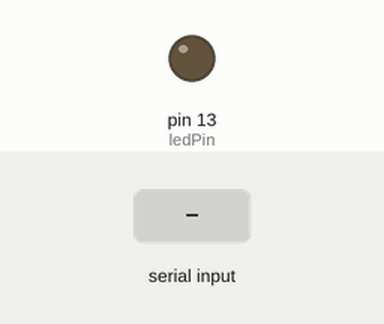
This sketch was run on a simulated Arduino Uno, built with avr-gcc and run on an emulated ATmega328P. Shown: output pins drawn as LEDs (lit = HIGH). Dashed ring = blinking. Inputs (shaded band) come from the test bench. What the sketch prints to the serial monitor is not drawn.

Above: at 3.3 s.
3.4 s: "VERB:\n" received over the second serial link
6.4 s: "c\n" received over Serial
At 11.6 s:
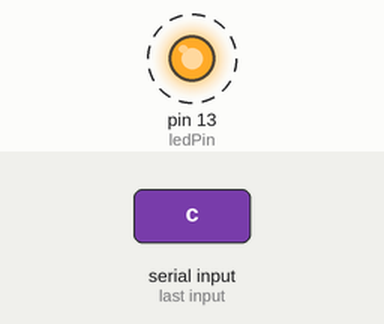
11.7 s: "NOUN:\n" received over the second serial link
At 12.8 s:
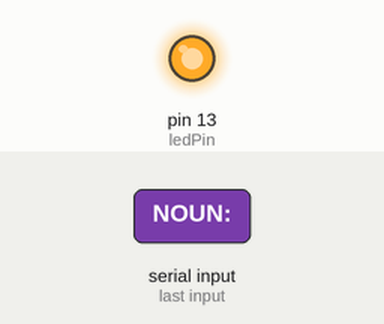
16.2 s: "CMD_END\n" received over the second serial link
At 17.6 s:
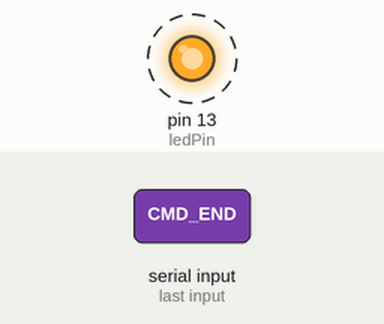
Timing chart, 0 to 19.7 s (numbered marks = the images above; inputs shaded):
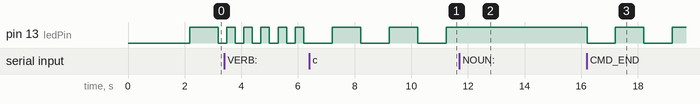

The sketch:

AAA.ino
```cpp
/*
 * ARDUINO UNO ESP32命令接收测试程序 - 增强版
 * 解决命令混淆问题，添加命令序列验证
 */

#include <SoftwareSerial.h>

// 软串口定义：RX=4, TX=3
SoftwareSerial espSerial(4, 3); // RX, TX

// 全局变量
String currentVerb = "";
String currentNoun = "";
String lastCompleteCommand = "";

unsigned long commandCount = 0;
unsigned long sequenceErrors = 0;
unsigned long lastCommandTime = 0;

// 命令序列状态
enum CommandState {
  WAITING_VERB,
  WAITING_NOUN,
  COMMAND_COMPLETE
};
CommandState cmdState = WAITING_VERB;

// LED引脚
const int ledPin = 13;

void setup() {
  // 初始化硬件串口
  Serial.begin(9600);
  delay(2000);

  Serial.println("==========================================");
  Serial.println("ARDUINO UNO ESP32命令接收测试程序 - 增强版");
  Serial.println("版本: 3.0");
  Serial.println("==========================================");

  // 初始化软串口
  espSerial.begin(9600);

  // 初始化LED引脚
  pinMode(ledPin, OUTPUT);
  digitalWrite(ledPin, LOW);

  // 发送就绪信号
  espSerial.println("UNO:READY");

  Serial.println("系统已就绪，等待命令...");
  Serial.println("期望的命令序列: VERB -> NOUN -> CMD_END");
  Serial.println();
}

void loop() {
  // 处理来自ESP32的数据
  if (espSerial.available() > 0) {
    processIncomingData();
  }

  // 处理串口输入
  if (Serial.available() > 0) {
    processSerialInput();
  }

  // 定期显示状态
  static unsigned long lastStatusTime = 0;
  if (millis() - lastStatusTime > 5000) {
    lastStatusTime = millis();
    printStatus();
  }

  // 更新LED
  updateLED();

  delay(10);
}

// 处理来自ESP32的数据
void processIncomingData() {
  String rawData = espSerial.readStringUntil('\n');
  rawData.trim();

  if (rawData.length() == 0) {
    return;
  }

  Serial.print("<< 原始数据: ");
  Serial.println(rawData);

  // 处理命令序列
  if (rawData.startsWith("VERB:")) {
    processVerbCommand(rawData);
  }
  else if (rawData.startsWith("NOUN:")) {
    processNounCommand(rawData);
  }
  else if (rawData == "CMD_END") {
    processCmdEnd();
  }
  else if (rawData == "CMD_START") {
    processCmdStart();
  }
  else {
    Serial.print("其他消息: ");
    Serial.println(rawData);
  }
}

// 处理命令开始
void processCmdStart() {
  Serial.println("🚀 开始新命令序列");
  cmdState = WAITING_VERB;
  currentVerb = "";
  currentNoun = "";
}

// 处理动词命令
void processVerbCommand(String command) {
  if (cmdState != WAITING_VERB) {
    Serial.println("⚠️  警告: 在不期望的状态收到VERB");
    sequenceErrors++;
  }

  String verb = command.substring(5); // 跳过"VERB:"
  verb.trim();

  currentVerb = verb;
  cmdState = WAITING_NOUN;

  Serial.print("✅ 收到动词: \"");
  Serial.print(currentVerb);
  Serial.println("\"");
}

// 处理名词命令
void processNounCommand(String command) {
  if (cmdState != WAITING_NOUN) {
    Serial.println("⚠️  警告: 在不期望的状态收到NOUN");
    sequenceErrors++;
  }

  String noun = command.substring(5); // 跳过"NOUN:"
  noun.trim();

  currentNoun = noun;
  cmdState = COMMAND_COMPLETE;

  Serial.print("✅ 收到名词: \"");
  Serial.print(currentNoun);
  Serial.println("\"");

  // 显示完整命令
  Serial.print("💡 完整命令: ");
  Serial.print(currentVerb);
  Serial.print(" ");
  Serial.println(currentNoun);
}

// 处理命令结束
void processCmdEnd() {
  if (cmdState != COMMAND_COMPLETE) {
    Serial.print("⚠️  警告: 不完整的命令序列 (状态: ");
    Serial.print(cmdState);
    Serial.println(")");
    sequenceErrors++;
  }

  if (currentVerb.length() > 0 && currentNoun.length() > 0) {
    commandCount++;
    lastCommandTime = millis();
    lastCompleteCommand = currentVerb + " " + currentNoun;

    Serial.println("🎯 命令序列完成");
    Serial.print("📋 命令 #");
    Serial.print(commandCount);
    Serial.print(": ");
    Serial.println(lastCompleteCommand);

    // 执行命令（这里可以添加实际的控制代码）
    executeCommand(currentVerb, currentNoun);
  } else {
    Serial.println("❌ 无效命令: 动词或名词为空");
  }

  // 重置状态，等待下一个命令
  cmdState = WAITING_VERB;
  currentVerb = "";
  currentNoun = "";
}

// 执行命令（示例）
void executeCommand(String verb, String noun) {
  Serial.print("⚡ 执行命令: ");
  Serial.print(verb);
  Serial.print(" ");
  Serial.println(noun);

  // 这里添加实际的控制逻辑
  if (verb == "打开") {
    if (noun == "风扇") {
      Serial.println("🔌 执行: 打开风扇");
      // digitalWrite(FAN_PIN, HIGH);
    } else if (noun == "电灯") {
      Serial.println("💡 执行: 打开电灯");
      // digitalWrite(LIGHT_PIN, HIGH);
    } else if (noun == "取暖器") {
      Serial.println("🔥 执行: 打开取暖器");
      // digitalWrite(HEATER_PIN, HIGH);
    }
  } else if (verb == "关闭") {
    if (noun == "风扇") {
      Serial.println("🔌 执行: 关闭风扇");
      // digitalWrite(FAN_PIN, LOW);
    } else if (noun == "电灯") {
      Serial.println("💡 执行: 关闭电灯");
      // digitalWrite(LIGHT_PIN, LOW);
    } else if (noun == "取暖器") {
      Serial.println("🔥 执行: 关闭取暖器");
      // digitalWrite(HEATER_PIN, LOW);
    }
  }

  // 发送执行反馈给ESP32
  String feedback = "CMD_EXECUTED:" + verb + "_" + noun;
  espSerial.println(feedback);
  Serial.print(">> 反馈: ");
  Serial.println(feedback);
}

// 处理串口输入
void processSerialInput() {
  String input = Serial.readStringUntil('\n');
  input.trim();

  if (input.length() == 0) return;

  Serial.print(">> 用户命令: ");
  Serial.println(input);

  if (input == "s" || input == "status") {
    printStatus();
  }
  else if (input == "c" || input == "clear") {
    cmdState = WAITING_VERB;
    currentVerb = "";
    currentNoun = "";
    Serial.println("✅ 命令状态已清除");
  }
  else if (input == "state") {
    Serial.print("当前命令状态: ");
    switch(cmdState) {
      case WAITING_VERB: Serial.println("等待动词"); break;
      case WAITING_NOUN: Serial.println("等待名词"); break;
      case COMMAND_COMPLETE: Serial.println("命令完成"); break;
    }
  }
  else if (input.startsWith("send ")) {
    String message = input.substring(5);
    espSerial.println(message);
    Serial.print(">> 已发送: ");
    Serial.println(message);
  }
}

// 打印状态信息
void printStatus() {
  Serial.println();
  Serial.println("========== 系统状态 ==========");
  Serial.print("总命令数: ");
  Serial.println(commandCount);
  Serial.print("序列错误: ");
  Serial.println(sequenceErrors);

  Serial.print("当前命令状态: ");
  switch(cmdState) {
    case WAITING_VERB: Serial.println("等待动词"); break;
    case WAITING_NOUN: Serial.println("等待名词"); break;
    case COMMAND_COMPLETE: Serial.println("命令完成"); break;
  }

  if (lastCommandTime > 0) {
    unsigned long secondsSinceLast = (millis() - lastCommandTime) / 1000;
    Serial.print("最后命令: ");
    Serial.print(secondsSinceLast);
    Serial.println(" 秒前");
    Serial.print("最后完整命令: ");
    Serial.println(lastCompleteCommand);
  }

  Serial.println("==============================");
}

// 更新LED状态
void updateLED() {
  static unsigned long lastBlinkTime = 0;
  static bool ledState = LOW;

  if (cmdState == WAITING_VERB) {
    // 慢闪：等待命令
    if (millis() - lastBlinkTime > 1000) {
      lastBlinkTime = millis();
      ledState = !ledState;
      digitalWrite(ledPin, ledState);
    }
  } else if (cmdState == WAITING_NOUN) {
    // 快闪：等待名词
    if (millis() - lastBlinkTime > 300) {
      lastBlinkTime = millis();
      ledState = !ledState;
      digitalWrite(ledPin, ledState);
    }
  } else {
    // 常亮：命令完成
    digitalWrite(ledPin, HIGH);
  }
}
```

Measured:
- after the input at 6.4 s, pin 13 (ledPin): alternates HIGH for 1.0 s and LOW for 1.0 s, starting after 0.81 s
- after the input at 11.7 s, pin 13 (ledPin): stops changing and stays HIGH
- after the input at 16.2 s, pin 13 (ledPin): alternates HIGH for 1.0 s and LOW for 1.0 s, starting at once
- by itself, pin 13 (ledPin): alternates HIGH for 0.30 s and LOW for 0.30 s
